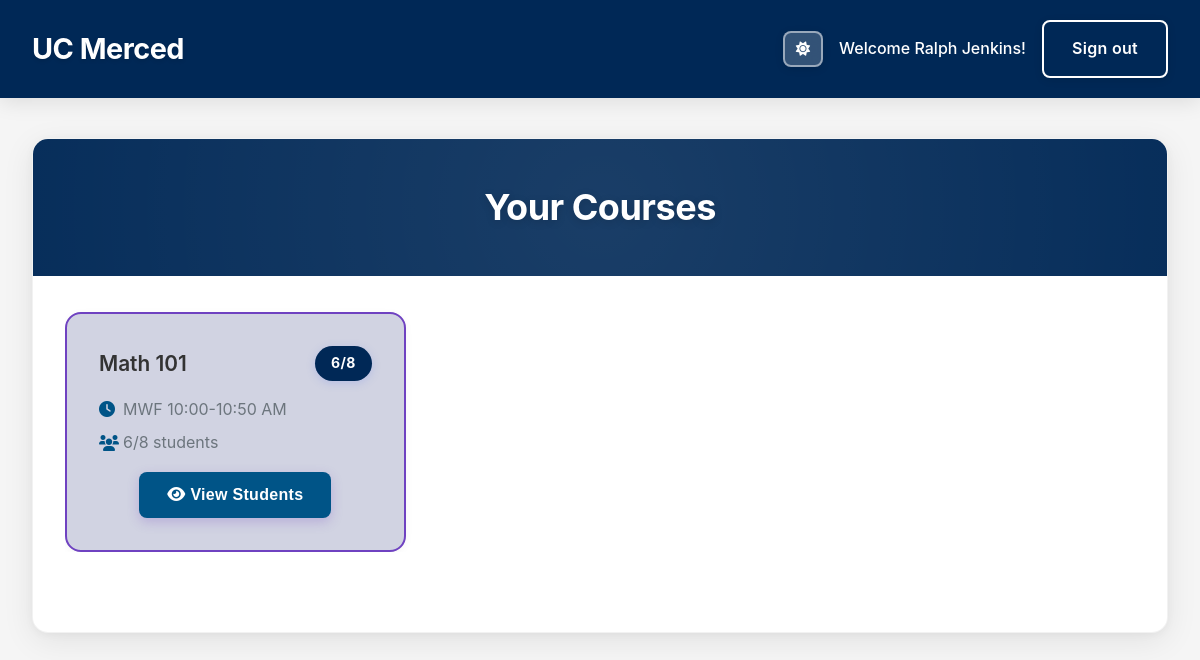
Screenshot of /teacher (signed in) with the database file from the repository.
### app.py (models this page shows)
class Course(db.Model):
    id = db.Column(db.Integer, primary_key=True)
    name = db.Column(db.String(100), nullable=False)
    teacher_id = db.Column(db.Integer, db.ForeignKey('user.id', ondelete='CASCADE'), nullable=False)
    time = db.Column(db.String(50), nullable=False)
    capacity = db.Column(db.Integer, nullable=False)
    teacher = db.relationship('User', backref=db.backref('courses_taught', cascade='all, delete-orphan'))
    enrollments = db.relationship('Enrollment', backref='course', cascade='all, delete-orphan')

### app.py (the view)
@app.route('/teacher')
def teacher_dashboard():
    if session.get('user_role') != 'teacher':
        return redirect(url_for('login'))
    user = User.query.get(session['user_id'])
    courses = Course.query.filter_by(teacher_id=user.id).all()
    return render_template('teacher_dashboard.html', courses=courses)

### templates/teacher_dashboard.html (shortened to what this page needs)
{% extends "base.html" %}
{% block content %}
<div class="dashboard-container">
    <div class="dashboard-header">
        <h2>Your Courses</h2>
    </div>
    <div class="courses-section">
        {% if courses %}
        <div class="courses-grid">
            {% for course in courses %}
            <div class="course-card teacher">
                <div class="course-header">
                    <h4>{{ course.name }}</h4>
                    <span class="course-capacity">{{ course.enrollments|length }}/{{ course.capacity }}</span>
                </div>
                <div class="course-details">
                    <p><i class="fas fa-clock"></i> {{ course.time }}</p>
                    <p><i class="fas fa-users"></i> {{ course.enrollments|length }}/{{ course.capacity }} students</p>
                </div>
                <div class="course-actions">
                    <button class="btn btn-primary view-students-btn" data-course-id="{{ course.id }}">
                        <i class="fas fa-eye"></i> View Students
                    </button>
                </div>
            </div>
            {% endfor %}
        </div>
        {% else %}
        <p class="no-courses">You are not teaching any courses.</p>
        {% endif %}
    </div>
</div>
{% endblock %}

### static/css/style.css (style rules this page uses)
:root { --bg-primary: #f5f5f5; --bg-secondary: #ffffff; --bg-tertiary: #f8f9fa; --text-primary: #333; --text-secondary: #555; --text-tertiary: #6c757d; --border-color: #e1e5e9; --border-light: #dee2e6; --border-dark: #ced4da; --shadow: rgba(0,0,0,0.1); --shadow-dark: rgba(0,0,0,0.2); --navbar-gradient: #002856; --tab-active-color: #013066; --tab-active-gradient: #002856; --success-bg: #d4edda; --success-border: #c3e6cb; --success-text: #155724; --error-bg: #f8d7da; --error-border: #f5c6cb; --error-text: #dc3545; --warning-bg: #fff3cd; --warning-border: #ffeeba; --warning-text: #856404; }
* { margin: 0; padding: 0; box-sizing: border-box; }
body { font-family: -apple-system, BlinkMacSystemFont, 'Segoe UI', 'Roboto', 'Oxygen', 'Ubuntu', 'Cantarell', 'Fira Sans', 'Droid Sans', 'Helvetica Neue', sans-serif; line-height: 1.6; color: var(--text-primary); background-color: var(--bg-primary); transition: background-color 0.3s ease, color 0.3s ease; -webkit-font-smoothing: antialiased; -moz-osx-font-smoothing: grayscale; }
.btn { display: inline-block; padding: 0.875rem 1.75rem; border: none; border-radius: 8px; font-size: 1rem; font-weight: 600; text-decoration: none; cursor: pointer; transition: all 0.3s cubic-bezier(0.4, 0, 0.2, 1); text-align: center; letter-spacing: 0.3px; box-shadow: 0 2px 8px rgba(0, 0, 0, 0.1); }
.btn-primary { background: #002856; color: white; }
.dashboard-container { background: var(--bg-secondary); border-radius: 16px; box-shadow: 0 8px 32px rgba(0, 0, 0, 0.08), 0 2px 8px rgba(0, 0, 0, 0.04); overflow: hidden; transition: all 0.3s ease; border: 1px solid rgba(0, 0, 0, 0.05); position: relative; }
.dashboard-container .courses-section { overflow: visible; }
.dashboard-header { background: #002856; color: white; padding: 2.5rem 2rem; text-align: center; position: relative; overflow: hidden; }
.dashboard-header::before { content: ''; position: absolute; top: -50%; right: -50%; width: 200%; height: 200%; background: radial-gradient(circle, rgba(255, 255, 255, 0.1) 0%, transparent 70%); pointer-events: none; }
.dashboard-header h2 { font-size: 2.25rem; font-weight: 700; letter-spacing: -0.5px; text-shadow: 0 2px 8px rgba(0, 0, 0, 0.15); position: relative; }
.courses-section { padding: 2rem; padding-top: calc(2rem + 4px); overflow-x: hidden; overflow-y: visible; }
.courses-grid { display: grid; grid-template-columns: repeat(auto-fill, minmax(300px, 1fr)); gap: 1.5rem; margin-bottom: 3rem; overflow-x: hidden; padding-top: 4px; margin-top: -4px; }
.course-card { background: var(--bg-secondary); border: 2px solid var(--border-light); border-radius: 16px; padding: 2rem; transition: all 0.3s cubic-bezier(0.4, 0, 0.2, 1); position: relative; box-shadow: 0 2px 8px rgba(0, 0, 0, 0.04); }
.course-card.teacher { border-color: #6f42c1; background: #d1d3e2; }
.course-header { display: flex; justify-content: space-between; align-items: center; margin-bottom: 1rem; }
.course-header h4 { color: var(--text-primary); font-size: 1.3rem; font-weight: 600; }
.course-capacity { background: #002856; color: white; padding: 0.375rem 1rem; border-radius: 20px; font-size: 0.875rem; font-weight: 700; box-shadow: 0 2px 8px rgba(102, 126, 234, 0.25); letter-spacing: 0.3px; }
.course-details { margin-bottom: 1rem; }
.course-details p { margin-bottom: 0.5rem; color: var(--text-tertiary); display: flex; align-items: center; gap: 0.5rem; }
.course-details i { width: 16px; color: #005487; }
.course-actions { text-align: center; }
.view-students-btn { background: #005487; color: white; border: none; padding: 0.875rem 1.75rem; border-radius: 8px; font-weight: 600; cursor: pointer; transition: all 0.3s cubic-bezier(0.4, 0, 0.2, 1); box-shadow: 0 4px 12px rgba(111, 66, 193, 0.25); letter-spacing: 0.3px; }

### rows the page displays
Course: name "Math 101", enrollments|length "6", capacity "8", time "MWF 10:00-10:50 AM"

### other values shown
{{ session.user_name }} "Ralph Jenkins"
